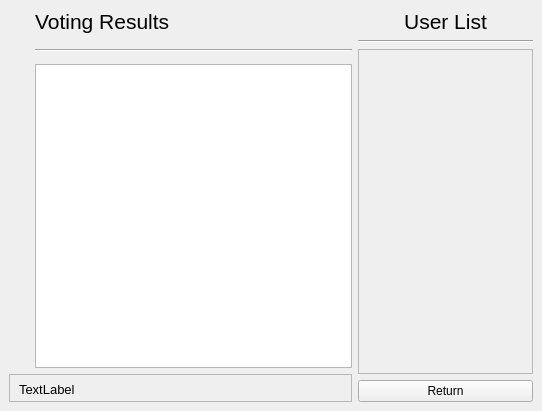
<?xml version="1.0" encoding="UTF-8"?>
<ui version="4.0">
 <class>Login</class>
 <widget class="QMainWindow" name="Login">
  <property name="geometry">
   <rect>
    <x>0</x>
    <y>0</y>
    <width>542</width>
    <height>411</height>
   </rect>
  </property>
  <property name="windowTitle">
   <string>Log In</string>
  </property>
  <widget class="QWidget" name="centralwidget">
   <layout class="QGridLayout" name="gridLayout">
    <item row="4" column="1" rowspan="4" colspan="2">
     <widget class="QChartView" name="chart_view"/>
    </item>
    <item row="10" column="3">
     <widget class="QPushButton" name="return_button">
      <property name="text">
       <string>Return</string>
      </property>
     </widget>
    </item>
    <item row="1" column="3">
     <widget class="Line" name="line">
      <property name="orientation">
       <enum>Qt::Horizontal</enum>
      </property>
     </widget>
    </item>
    <item row="8" column="0" rowspan="3" colspan="3">
     <widget class="QFrame" name="winner_frame">
      <property name="frameShape">
       <enum>QFrame::StyledPanel</enum>
      </property>
      <property name="frameShadow">
       <enum>QFrame::Raised</enum>
      </property>
      <widget class="QLabel" name="winner_label">
       <property name="geometry">
        <rect>
         <x>10</x>
         <y>5</y>
         <width>321</width>
         <height>21</height>
        </rect>
       </property>
       <property name="font">
        <font>
         <pointsize>10</pointsize>
        </font>
       </property>
       <property name="text">
        <string>TextLabel</string>
       </property>
      </widget>
     </widget>
    </item>
    <item row="0" column="2">
     <spacer name="horizontalSpacer_2">
      <property name="orientation">
       <enum>Qt::Horizontal</enum>
      </property>
      <property name="sizeHint" stdset="0">
       <size>
        <width>40</width>
        <height>20</height>
       </size>
      </property>
     </spacer>
    </item>
    <item row="0" column="3">
     <widget class="QLabel" name="userList">
      <property name="font">
       <font>
        <pointsize>16</pointsize>
       </font>
      </property>
      <property name="layoutDirection">
       <enum>Qt::LeftToRight</enum>
      </property>
      <property name="text">
       <string>User List</string>
      </property>
      <property name="alignment">
       <set>Qt::AlignCenter</set>
      </property>
     </widget>
    </item>
    <item row="6" column="0">
     <spacer name="verticalSpacer_7">
      <property name="orientation">
       <enum>Qt::Vertical</enum>
      </property>
      <property name="sizeHint" stdset="0">
       <size>
        <width>20</width>
        <height>40</height>
       </size>
      </property>
     </spacer>
    </item>
    <item row="0" column="1">
     <widget class="QLabel" name="vote_res_title">
      <property name="font">
       <font>
        <pointsize>16</pointsize>
       </font>
      </property>
      <property name="text">
       <string>Voting Results</string>
      </property>
     </widget>
    </item>
    <item row="2" column="1" colspan="2">
     <widget class="Line" name="line_2">
      <property name="orientation">
       <enum>Qt::Horizontal</enum>
      </property>
     </widget>
    </item>
    <item row="2" column="3" rowspan="8">
     <widget class="QScrollArea" name="user_vote_scroll">
      <property name="widgetResizable">
       <bool>true</bool>
      </property>
      <widget class="QWidget" name="vote_scroll_contents">
       <property name="geometry">
        <rect>
         <x>0</x>
         <y>0</y>
         <width>174</width>
         <height>322</height>
        </rect>
       </property>
      </widget>
     </widget>
    </item>
   </layout>
  </widget>
 </widget>
 <customwidgets>
  <customwidget>
   <class>QChartView</class>
   <extends>QGraphicsView</extends>
   <header>PyQt5.QtChart</header>
  </customwidget>
 </customwidgets>
 <resources/>
 <connections/>
</ui>
